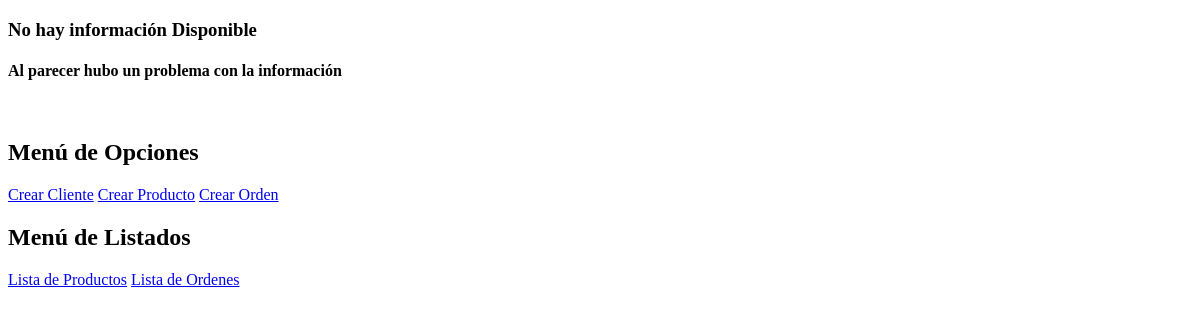
/order/customer/detail/wiston-churchil/, run on an earlier commit of the app's database.
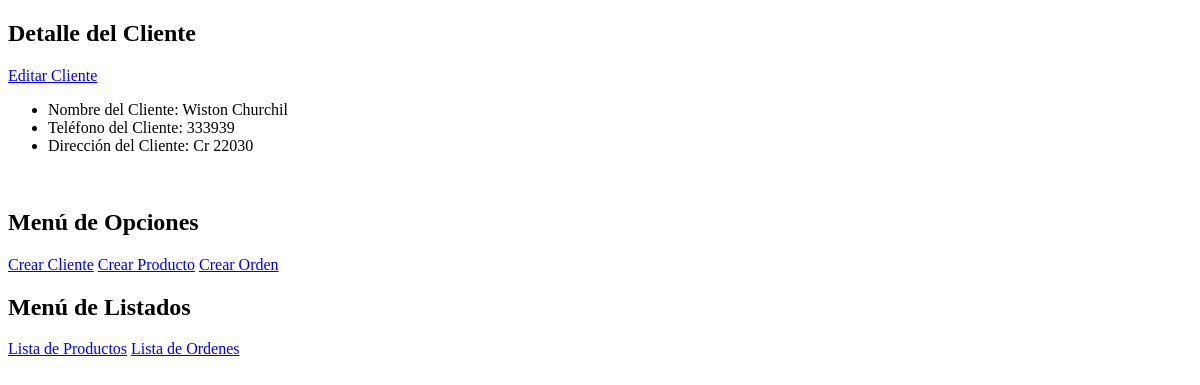
And on a later commit of the database.
### order/models.py (models this page shows, shortened)
class Customer(models.Model):
	customer_name = models.CharField(max_length=128,
		blank=True, null=True,
		verbose_name='Nombre',
		help_text='Ingrese el Nombre Completo.')
	customer_slug = models.SlugField(max_length=128, blank=True, null=True)
	customer_address = models.CharField(max_length=64,
		blank=True, null=True,
		verbose_name='Direccion',
		help_text='Ingrese la Direccion del Cliente.')
	customer_phone = models.CharField(max_length=24,
		blank=True, null=True,
		verbose_name='Telefono',
		help_text='Ingrese el teléfono del Cliente.')
	""" Campos para auditar el cliente con respecto a la creacion y la actualizacion """
	date_created_customer = models.DateTimeField(auto_now=True)
	date_updated_customer = models.DateTimeField()

### order/views.py (the view)
# urls.py: url(r'^customer/detail/(?P<customer_slug>[\w\-]+)/$', views.customer, name='customer'),
def customer(request, customer_slug):
    context = {}
    try:
        customer = Customer.objects.get(customer_slug=customer_slug)
        context.update({'customer':customer, 'title': 'Detalle del Cliente'})
    except Customer.DoesNotExist:
        context.update({'error': True})
    return render(request, 'customer_detail.html', context)

### order/templates/customer_detail.html (shortened to what this page needs)
<!DOCTYPE html>
<html lang="en">
<head>
</head>
<body>
	{% if customer %}
	<h2>{{title}}</h2>
	<a href="{% url 'customer_edit' customer.id %}">Editar Cliente</a>
	<ul>
		<li>Nombre del Cliente: {{ customer.customer_name }}</li>
		<li>Teléfono del Cliente: {{ customer.customer_phone }}</li>
		<li>Dirección del Cliente: {{ customer.customer_address}}</li>
	</ul>
	{% else %}
		<h3>No hay información Disponible</h3>
	{% endif %}
	{% if error %}
		<h4>Al parecer hubo un problema con la información</h4>
	{% endif %}
	<br />
	<h2>Menú de Opciones</h2>
    <a href="{% url 'add_customer' %}">Crear Cliente</a>
    <a href="{% url 'add_product' %}">Crear Producto</a>
    <a href="{% url 'add_order' %}">Crear Orden</a><br />
    <h2>Menú de Listados</h2>
    <a href="{% url 'product_list' %}">Lista de Productos</a>
    <a href="{% url 'order_index' %}">Lista de Ordenes</a>
</body>
</html>

What changed in the data, as far as the page shows it:
now on this page (row edited): Customer: customer_name "Wiston Churchil", customer_phone "333939", customer_address "Cr 22030"
Also different on the page:
{{ title }}: (not shown) → "Detalle del Cliente"
text no longer shown: "No hay información Disponible Al parecer hubo un problema con la información"
text now shown: "Editar Cliente Nombre del Cliente: Teléfono del Cliente: Dirección del Cliente:"
